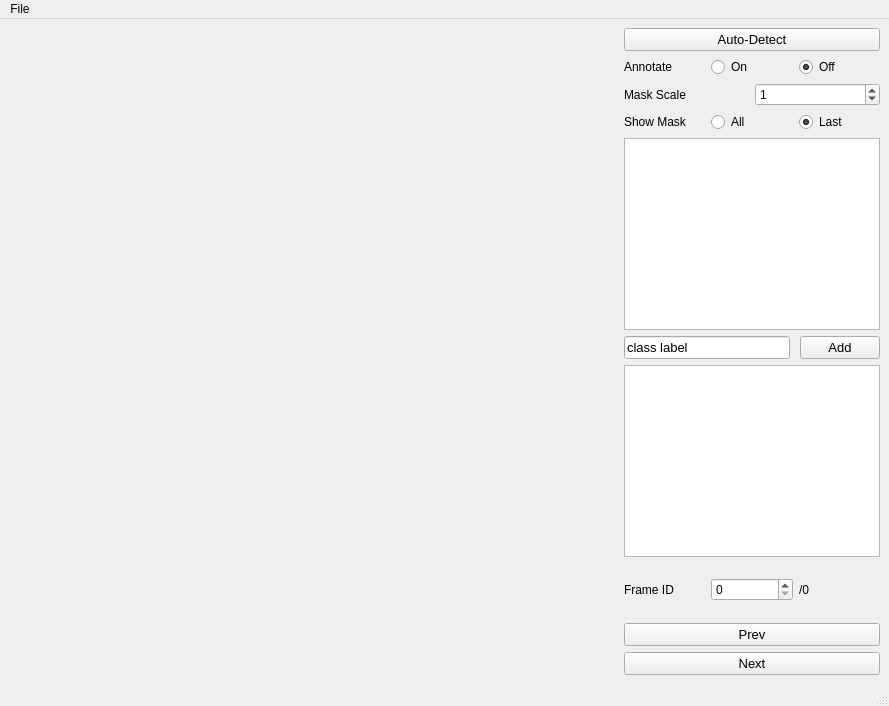
<?xml version="1.0" encoding="UTF-8"?>
<ui version="4.0">
 <class>MainWindow</class>
 <widget class="QMainWindow" name="MainWindow">
  <property name="geometry">
   <rect>
    <x>0</x>
    <y>0</y>
    <width>889</width>
    <height>706</height>
   </rect>
  </property>
  <property name="windowTitle">
   <string>MainWindow</string>
  </property>
  <property name="accessibleName">
   <string/>
  </property>
  <widget class="QWidget" name="centralwidget">
   <layout class="QHBoxLayout" name="horizontalLayout_2">
    <item>
     <widget class="GraphicsLayoutWidget" name="img_view" native="true">
      <property name="sizePolicy">
       <sizepolicy hsizetype="Expanding" vsizetype="Expanding">
        <horstretch>0</horstretch>
        <verstretch>0</verstretch>
       </sizepolicy>
      </property>
      <property name="minimumSize">
       <size>
        <width>0</width>
        <height>0</height>
       </size>
      </property>
     </widget>
    </item>
    <item>
     <layout class="QVBoxLayout" name="verticalLayout">
      <property name="sizeConstraint">
       <enum>QLayout::SetFixedSize</enum>
      </property>
      <item>
       <widget class="QPushButton" name="button_auto_detect">
        <property name="font">
         <font>
          <pointsize>10</pointsize>
         </font>
        </property>
        <property name="text">
         <string>Auto-Detect</string>
        </property>
       </widget>
      </item>
      <item>
       <layout class="QVBoxLayout" name="verticalLayout_4">
        <property name="sizeConstraint">
         <enum>QLayout::SetMinimumSize</enum>
        </property>
        <item>
         <layout class="QHBoxLayout" name="horizontalLayout_3">
          <item>
           <widget class="QLabel" name="label">
            <property name="font">
             <font>
              <pointsize>9</pointsize>
             </font>
            </property>
            <property name="text">
             <string>Annotate</string>
            </property>
           </widget>
          </item>
          <item>
           <widget class="QRadioButton" name="radio_annot_on">
            <property name="font">
             <font>
              <pointsize>9</pointsize>
             </font>
            </property>
            <property name="text">
             <string>On</string>
            </property>
            <property name="checked">
             <bool>false</bool>
            </property>
            <attribute name="buttonGroup">
             <string notr="true">buttonGroup</string>
            </attribute>
           </widget>
          </item>
          <item>
           <widget class="QRadioButton" name="radio_annot_off">
            <property name="font">
             <font>
              <pointsize>9</pointsize>
             </font>
            </property>
            <property name="text">
             <string>Off</string>
            </property>
            <property name="checked">
             <bool>true</bool>
            </property>
            <attribute name="buttonGroup">
             <string notr="true">buttonGroup</string>
            </attribute>
           </widget>
          </item>
         </layout>
        </item>
        <item>
         <layout class="QHBoxLayout" name="horizontalLayout_mask_scale">
          <item>
           <widget class="QLabel" name="label_3">
            <property name="font">
             <font>
              <pointsize>9</pointsize>
             </font>
            </property>
            <property name="text">
             <string>Mask Scale</string>
            </property>
           </widget>
          </item>
          <item>
           <widget class="QSpinBox" name="spinBox_mask_scale">
            <property name="enabled">
             <bool>true</bool>
            </property>
            <property name="font">
             <font>
              <pointsize>9</pointsize>
             </font>
            </property>
            <property name="minimum">
             <number>0</number>
            </property>
            <property name="maximum">
             <number>2</number>
            </property>
            <property name="value">
             <number>1</number>
            </property>
           </widget>
          </item>
         </layout>
        </item>
       </layout>
      </item>
      <item>
       <layout class="QHBoxLayout" name="horizontalLayout_10">
        <item>
         <widget class="QLabel" name="label_4">
          <property name="font">
           <font>
            <pointsize>9</pointsize>
           </font>
          </property>
          <property name="text">
           <string>Show Mask</string>
          </property>
         </widget>
        </item>
        <item>
         <widget class="QRadioButton" name="radio_mask_all">
          <property name="font">
           <font>
            <pointsize>9</pointsize>
           </font>
          </property>
          <property name="text">
           <string>All</string>
          </property>
          <attribute name="buttonGroup">
           <string notr="true">buttonGroup_2</string>
          </attribute>
         </widget>
        </item>
        <item>
         <widget class="QRadioButton" name="radio_mask_last">
          <property name="font">
           <font>
            <pointsize>9</pointsize>
           </font>
          </property>
          <property name="text">
           <string>Last</string>
          </property>
          <property name="checked">
           <bool>true</bool>
          </property>
          <attribute name="buttonGroup">
           <string notr="true">buttonGroup_2</string>
          </attribute>
         </widget>
        </item>
       </layout>
      </item>
      <item>
       <widget class="QListWidget" name="annot_list">
        <property name="sizePolicy">
         <sizepolicy hsizetype="Minimum" vsizetype="Minimum">
          <horstretch>0</horstretch>
          <verstretch>0</verstretch>
         </sizepolicy>
        </property>
       </widget>
      </item>
      <item>
       <layout class="QHBoxLayout" name="horizontalLayout" stretch="0,0">
        <property name="spacing">
         <number>10</number>
        </property>
        <property name="sizeConstraint">
         <enum>QLayout::SetFixedSize</enum>
        </property>
        <item>
         <widget class="QLineEdit" name="class_label">
          <property name="sizePolicy">
           <sizepolicy hsizetype="Preferred" vsizetype="Fixed">
            <horstretch>0</horstretch>
            <verstretch>0</verstretch>
           </sizepolicy>
          </property>
          <property name="minimumSize">
           <size>
            <width>0</width>
            <height>0</height>
           </size>
          </property>
          <property name="font">
           <font>
            <pointsize>10</pointsize>
           </font>
          </property>
          <property name="text">
           <string>class label</string>
          </property>
         </widget>
        </item>
        <item>
         <widget class="QPushButton" name="button_add_class_label">
          <property name="sizePolicy">
           <sizepolicy hsizetype="Fixed" vsizetype="Fixed">
            <horstretch>0</horstretch>
            <verstretch>0</verstretch>
           </sizepolicy>
          </property>
          <property name="font">
           <font>
            <pointsize>10</pointsize>
           </font>
          </property>
          <property name="text">
           <string>Add</string>
          </property>
         </widget>
        </item>
       </layout>
      </item>
      <item>
       <widget class="QListWidget" name="label_list">
        <property name="sizePolicy">
         <sizepolicy hsizetype="Minimum" vsizetype="Minimum">
          <horstretch>0</horstretch>
          <verstretch>0</verstretch>
         </sizepolicy>
        </property>
       </widget>
      </item>
      <item>
       <layout class="QVBoxLayout" name="verticalLayout_2">
        <property name="sizeConstraint">
         <enum>QLayout::SetFixedSize</enum>
        </property>
        <item>
         <layout class="QHBoxLayout" name="horizontalLayout_5">
          <item>
           <widget class="QLabel" name="label_2">
            <property name="font">
             <font>
              <pointsize>9</pointsize>
             </font>
            </property>
            <property name="text">
             <string>Frame ID</string>
            </property>
           </widget>
          </item>
          <item>
           <widget class="QSpinBox" name="spinBox_frame_id">
            <property name="font">
             <font>
              <pointsize>9</pointsize>
             </font>
            </property>
            <property name="maximum">
             <number>999999999</number>
            </property>
           </widget>
          </item>
          <item>
           <widget class="QLabel" name="label_frame_count">
            <property name="font">
             <font>
              <pointsize>9</pointsize>
             </font>
            </property>
            <property name="text">
             <string>/0</string>
            </property>
           </widget>
          </item>
         </layout>
        </item>
        <item>
         <widget class="QPushButton" name="button_prev">
          <property name="font">
           <font>
            <pointsize>10</pointsize>
           </font>
          </property>
          <property name="text">
           <string>Prev</string>
          </property>
         </widget>
        </item>
        <item>
         <widget class="QPushButton" name="button_next">
          <property name="font">
           <font>
            <pointsize>10</pointsize>
           </font>
          </property>
          <property name="text">
           <string>Next</string>
          </property>
         </widget>
        </item>
       </layout>
      </item>
     </layout>
    </item>
   </layout>
  </widget>
  <widget class="QMenuBar" name="menubar">
   <property name="geometry">
    <rect>
     <x>0</x>
     <y>0</y>
     <width>889</width>
     <height>26</height>
    </rect>
   </property>
   <widget class="QMenu" name="menuFile">
    <property name="title">
     <string>File</string>
    </property>
    <addaction name="action_load_video"/>
    <addaction name="action_load_images"/>
    <addaction name="action_load_annot"/>
    <addaction name="separator"/>
    <addaction name="action_save"/>
   </widget>
   <addaction name="menuFile"/>
  </widget>
  <widget class="QStatusBar" name="statusbar"/>
  <action name="action_load_images">
   <property name="text">
    <string>Load Image Folder</string>
   </property>
   <property name="statusTip">
    <string>Load Images. Navigate to a video or images folder</string>
   </property>
  </action>
  <action name="action_load_annot">
   <property name="text">
    <string>Load Annotations</string>
   </property>
   <property name="statusTip">
    <string>Load annotations: bounding boxes, segmentation mask</string>
   </property>
  </action>
  <action name="action_load_masks">
   <property name="text">
    <string>Load Masks</string>
   </property>
   <property name="statusTip">
    <string>Load segmentation masks</string>
   </property>
  </action>
  <action name="action_save">
   <property name="text">
    <string>Save</string>
   </property>
   <property name="statusTip">
    <string>Save annotations</string>
   </property>
  </action>
  <action name="action_toggle_side_menu">
   <property name="checkable">
    <bool>true</bool>
   </property>
   <property name="text">
    <string>Side Menu</string>
   </property>
   <property name="statusTip">
    <string>Hide/Unhide class label side menu</string>
   </property>
  </action>
  <action name="actionROI">
   <property name="text">
    <string>ROI</string>
   </property>
  </action>
  <action name="action_roi_settings">
   <property name="text">
    <string>ROI</string>
   </property>
  </action>
  <action name="action_load_video">
   <property name="text">
    <string>Load Video File</string>
   </property>
  </action>
 </widget>
 <customwidgets>
  <customwidget>
   <class>GraphicsLayoutWidget</class>
   <extends>QWidget</extends>
   <header>pyqtgraph</header>
   <container>1</container>
  </customwidget>
 </customwidgets>
 <tabstops>
  <tabstop>radio_annot_on</tabstop>
  <tabstop>radio_annot_off</tabstop>
  <tabstop>spinBox_mask_scale</tabstop>
  <tabstop>class_label</tabstop>
  <tabstop>button_add_class_label</tabstop>
  <tabstop>label_list</tabstop>
  <tabstop>spinBox_frame_id</tabstop>
  <tabstop>button_prev</tabstop>
  <tabstop>button_auto_detect</tabstop>
  <tabstop>button_next</tabstop>
 </tabstops>
 <resources/>
 <connections/>
 <buttongroups>
  <buttongroup name="buttonGroup_2"/>
  <buttongroup name="buttonGroup"/>
 </buttongroups>
</ui>
